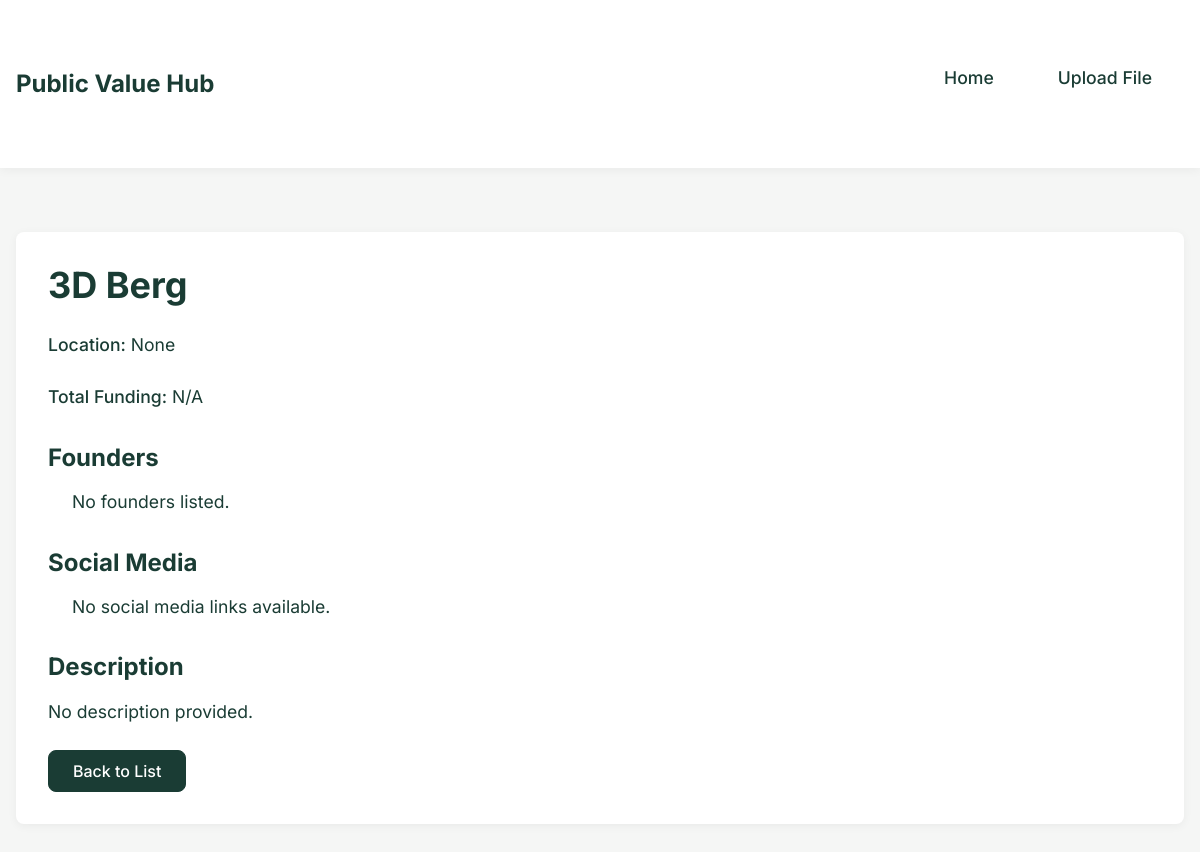
/startup/2896/, run on the app's committed database.
### startupapp/models.py (models this page shows, shortened)
class Startup(models.Model):
    startup_id = models.CharField(max_length=50, unique=True)
    item_name = models.CharField(max_length=255)
    pipeline = models.CharField(max_length=50, null=True, blank=True)
    location = models.CharField(max_length=150, null=True, blank=True)
    markets = models.TextField(null=True, blank=True)
    founders = models.JSONField(default=list, blank=True)
    social_media = models.JSONField(default=dict, blank=True)
    tagline = models.TextField(null=True, blank=True)
    milestone = models.TextField(null=True, blank=True)
    revenue_model = models.TextField(null=True, blank=True)
    sources = models.JSONField(default=list, blank=True)
    last_contact = models.DateTimeField(null=True, blank=True)
    incorporated = models.CharField(max_length=100, null=True, blank=True)
    founded_date = models.DateField(null=True, blank=True)
    differentiators = models.TextField(null=True, blank=True)
    description = models.TextField(null=True, blank=True)
    interfaces = models.TextField(null=True, blank=True)
    total_funding_currency = models.CharField(max_length=3, null=True, blank=True)  # Example: "USD"
    total_funding_amount = models.DecimalField(max_digits=15, decimal_places=2, null=True, blank=True)
    cash_runway = models.CharField(max_length=50, null=True, blank=True)
    rev_last_12_months = models.CharField(max_length=50, null=True, blank=True)
    rev_last_month = models.CharField(max_length=50, null=True, blank=True)
    rounds = models.IntegerField(null=True, blank=True)
    clients = models.TextField(null=True, blank=True)
    videos = models.TextField(null=True, blank=True)
    files = models.TextField(null=True, blank=True)
    created_at = models.DateTimeField(auto_now_add=True)
    updated_at = models.DateTimeField(auto_now=True)
    class Meta:
        indexes = [
            models.Index(fields=['startup_id']),
            models.Index(fields=['item_name']),
        ]

### startupapp/views.py (the view)
# urls.py: path('startup/<int:startup_id>/', startup_detail, name='startup_detail'),
def startup_detail(request, startup_id):
    startup = get_object_or_404(Startup, id=startup_id)
    return render(request, 'startups/startup_detail.html', {'startup': startup})

### startupapp/templates/startups/startup_detail.html (shortened to what this page needs)
{% extends 'base.html' %}
{% block content %}
  <div class="container">
    <div class="startup-card">
      <h2>{{ startup.item_name }}</h2>
      <p>
        <strong>Location:</strong> {{ startup.location }}
      </p>
      <p>
        <strong>Total Funding:</strong>
        {% if startup.total_funding_currency and startup.total_funding_amount %}
          {{ startup.total_funding_currency }} {{ startup.total_funding_amount|floatformat:2 }}
        {% else %}
          N/A
        {% endif %}
      </p>
      <h4>Founders</h4>
      <ul>
        {% for founder in startup.founders %}
          <li>{{ founder.name }} - {{ founder.role }}</li>
        {% empty %}
          <li>No founders listed.</li>
        {% endfor %}
      </ul>
      <h4>Social Media</h4>
      <ul>
        {% for platform, link in startup.social_media.items %}
          <li>
            <a href="{{ link }}" target="_blank" class="social-link">{{ platform|title }}</a>
          </li>
        {% empty %}
          <li>No social media links available.</li>
        {% endfor %}
      </ul>
      <h4>Description</h4>
      <p>{{ startup.description|default:'No description provided.' }}</p>
      <a href="{% url 'startup_list' %}" class="btn btn-secondary">Back to List</a>
    </div>
  </div>
{% endblock %}

### startupapp/static/style.css (style rules this page uses)
body { font-family: 'Inter', sans-serif; background-color: #F5F6F5; color: #1A3C34; line-height: 1.6; }
.container { max-width: 1200px; margin: 0 auto; padding: 2rem 1rem; }
a { color: #1A3C34; text-decoration: none; }
h2 { font-weight: 700; font-size: 2rem; color: #1A3C34; margin-bottom: 1rem; }
p { font-size: 1.1rem; color: #1A3C34; margin-bottom: 1.5rem; }
h2 { font-weight: 700; font-size: 2rem; color: #1A3C34; margin-bottom: 1.5rem; }
.startup-card { background-color: #FFFFFF; border-radius: 8px; box-shadow: 0 2px 10px rgba(0, 0, 0, 0.05); padding: 2rem; margin-top: 2rem; margin-bottom: 2rem; }
h2 { font-weight: 700; font-size: 2.25rem; color: #1A3C34; margin-bottom: 1.5rem; }
h4 { font-weight: 700; font-size: 1.5rem; color: #1A3C34; margin-top: 2rem; margin-bottom: 1rem; }
p, li { font-size: 1.1rem; color: #1A3C34; }
strong { font-weight: 500; color: #1A3C34; }
ul { list-style: none; padding-left: 0; }
ul li { margin-bottom: 0.75rem; position: relative; padding-left: 1.5rem; }
.btn-secondary { background-color: #1A3C34; border-color: #1A3C34; color: #FFFFFF; font-weight: 500; padding: 0.5rem 1.5rem; border-radius: 8px; transition: background-color 0.3s ease; }

### data on the page
Startup: item_name "3D Berg", location "None", description "No description provided."
